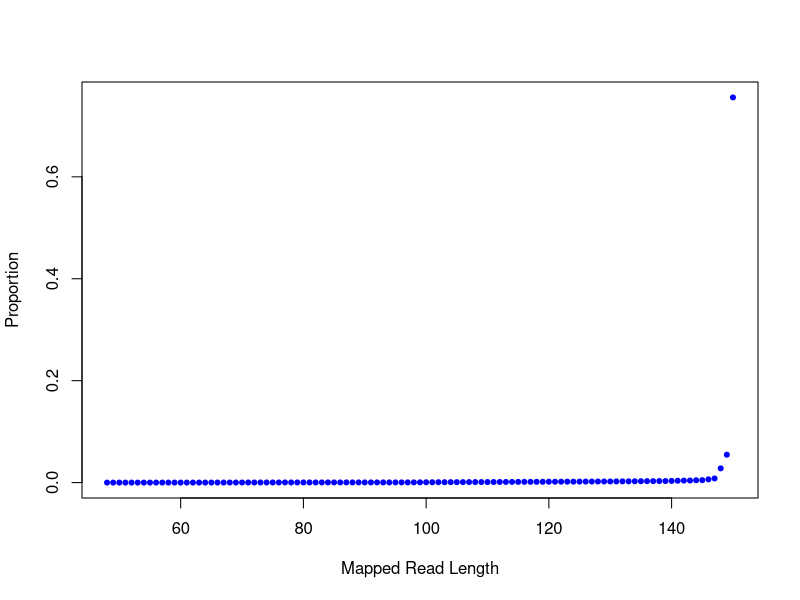

R code for this plot:
png("/rds/user/is460/hpc-work/muscle-rnaseq/ezbamqc/output/figs/srpk3_wt_ttnb_wt_2.readlen_profile.png",width=500,height=500,units="px")
readlen_val=c(48,49,50,51,52,53,54,55,56,57,58,59,60,61,62,63,64,65,66,67,68,69,70,71,72,73,74,75,76,77,78,79,80,81,82,83,84,85,86,87,88,89,90,91,92,93,94,95,96,97,98,99,100,101,102,103,104,105,106,107,108,109,110,111,112,113,114,115,116,117,118,119,120,121,122,123,124,125,126,127,128,129,130,131,132,133,134,135,136,137,138,139,140,141,142,143,144,145,146,147,148,149,150)
readlen_count=c(70,131,230,380,459,674,775,942,1071,1181,1553,1614,1773,1807,2181,2316,2641,2777,3258,3712,4250,4859,6015,6496,6883,7753,7280,7858,8340,9216,8674,8975,9093,9563,9475,9746,10009,9958,10320,10364,10292,10804,10456,10855,11362,11215,11337,11375,11626,11718,12002,16085,19617,20688,23237,24254,26196,26391,28661,29204,31203,32249,33591,34872,36568,37984,40385,42009,43370,43828,45561,48041,49648,50899,53286,55096,56235,57665,60082,62460,64977,66937,68620,70406,73183,75116,78954,80498,85916,86649,91359,92292,98921,108315,118252,122508,139007,144568,191502,243681,840141,1646445,22746466)
plot(readlen_val,(readlen_count/30093924),pch=20,xlab="Mapped Read Length",ylab="Proportion",col="blue")
dev.state=dev.off()
